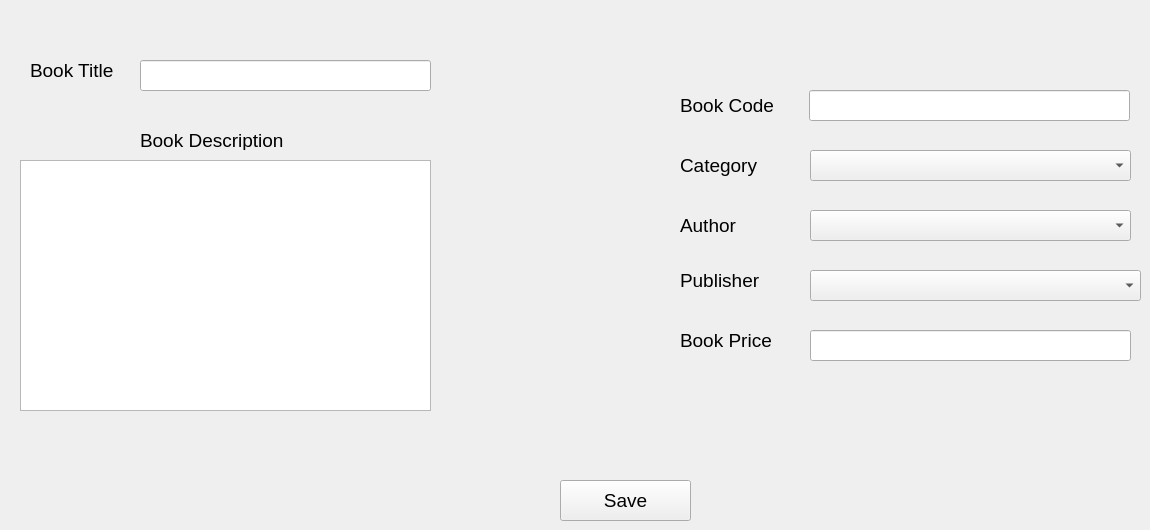
      <widget class="QWidget" name="tab_5">
       <attribute name="title">
        <string>Add New Book</string>
       </attribute>
       <widget class="QLineEdit" name="lineEdit_2">
        <property name="geometry">
         <rect>
          <x>809</x>
          <y>90</y>
          <width>321</width>
          <height>31</height>
         </rect>
        </property>
       </widget>
       <widget class="QLineEdit" name="lineEdit_3">
        <property name="geometry">
         <rect>
          <x>140</x>
          <y>60</y>
          <width>291</width>
          <height>31</height>
         </rect>
        </property>
       </widget>
       <widget class="QComboBox" name="comboBox_3">
        <property name="geometry">
         <rect>
          <x>810</x>
          <y>150</y>
          <width>321</width>
          <height>31</height>
         </rect>
        </property>
       </widget>
       <widget class="QComboBox" name="comboBox_4">
        <property name="geometry">
         <rect>
          <x>810</x>
          <y>210</y>
          <width>321</width>
          <height>31</height>
         </rect>
        </property>
       </widget>
       <widget class="QComboBox" name="comboBox_5">
        <property name="geometry">
         <rect>
          <x>810</x>
          <y>270</y>
          <width>331</width>
          <height>31</height>
         </rect>
        </property>
       </widget>
       <widget class="QLineEdit" name="lineEdit_4">
        <property name="geometry">
         <rect>
          <x>810</x>
          <y>330</y>
          <width>321</width>
          <height>31</height>
         </rect>
        </property>
       </widget>
       <widget class="QPushButton" name="pushButton_7">
        <property name="geometry">
         <rect>
          <x>560</x>
          <y>480</y>
          <width>131</width>
          <height>41</height>
         </rect>
        </property>
        <property name="font">
         <font>
          <pointsize>14</pointsize>
         </font>
        </property>
        <property name="text">
         <string>Save</string>
        </property>
       </widget>
       <widget class="QLabel" name="label_3">
        <property name="geometry">
         <rect>
          <x>30</x>
          <y>60</y>
          <width>91</width>
          <height>20</height>
         </rect>
        </property>
        <property name="font">
         <font>
          <pointsize>14</pointsize>
         </font>
        </property>
        <property name="text">
         <string>Book Title</string>
        </property>
       </widget>
       <widget class="QLabel" name="label_4">
        <property name="geometry">
         <rect>
          <x>680</x>
          <y>90</y>
          <width>101</width>
          <height>31</height>
         </rect>
        </property>
        <property name="font">
         <font>
          <pointsize>14</pointsize>
         </font>
        </property>
        <property name="text">
         <string>Book Code</string>
        </property>
       </widget>
       <widget class="QLabel" name="label_5">
        <property name="geometry">
         <rect>
          <x>680</x>
          <y>330</y>
          <width>101</width>
          <height>20</height>
         </rect>
        </property>
        <property name="font">
         <font>
          <pointsize>14</pointsize>
         </font>
        </property>
        <property name="text">
         <string>Book Price</string>
        </property>
       </widget>
       <widget class="QLabel" name="label_6">
        <property name="geometry">
         <rect>
          <x>680</x>
          <y>150</y>
          <width>91</width>
          <height>31</height>
         </rect>
        </property>
        <property name="font">
         <font>
          <pointsize>14</pointsize>
         </font>
        </property>
        <property name="text">
         <string>Category</string>
        </property>
       </widget>
       <widget class="QLabel" name="label_7">
        <property name="geometry">
         <rect>
          <x>680</x>
          <y>210</y>
          <width>91</width>
          <height>31</height>
         </rect>
        </property>
        <property name="font">
         <font>
          <pointsize>14</pointsize>
         </font>
        </property>
        <property name="text">
         <string>Author</string>
        </property>
       </widget>
       <widget class="QLabel" name="label_8">
        <property name="geometry">
         <rect>
          <x>680</x>
          <y>270</y>
          <width>91</width>
          <height>21</height>
         </rect>
        </property>
        <property name="font">
         <font>
          <pointsize>14</pointsize>
         </font>
        </property>
        <property name="text">
         <string>Publisher</string>
        </property>
       </widget>
       <widget class="QTextEdit" name="textEdit">
        <property name="geometry">
         <rect>
          <x>20</x>
          <y>160</y>
          <width>411</width>
          <height>251</height>
         </rect>
        </property>
       </widget>
       <widget class="QLabel" name="label_37">
        <property name="geometry">
         <rect>
          <x>140</x>
          <y>130</y>
          <width>161</width>
          <height>20</height>
         </rect>
        </property>
        <property name="font">
         <font>
          <pointsize>14</pointsize>
         </font>
        </property>
        <property name="text">
         <string>Book Description</string>
        </property>
       </widget>
      </widget>
